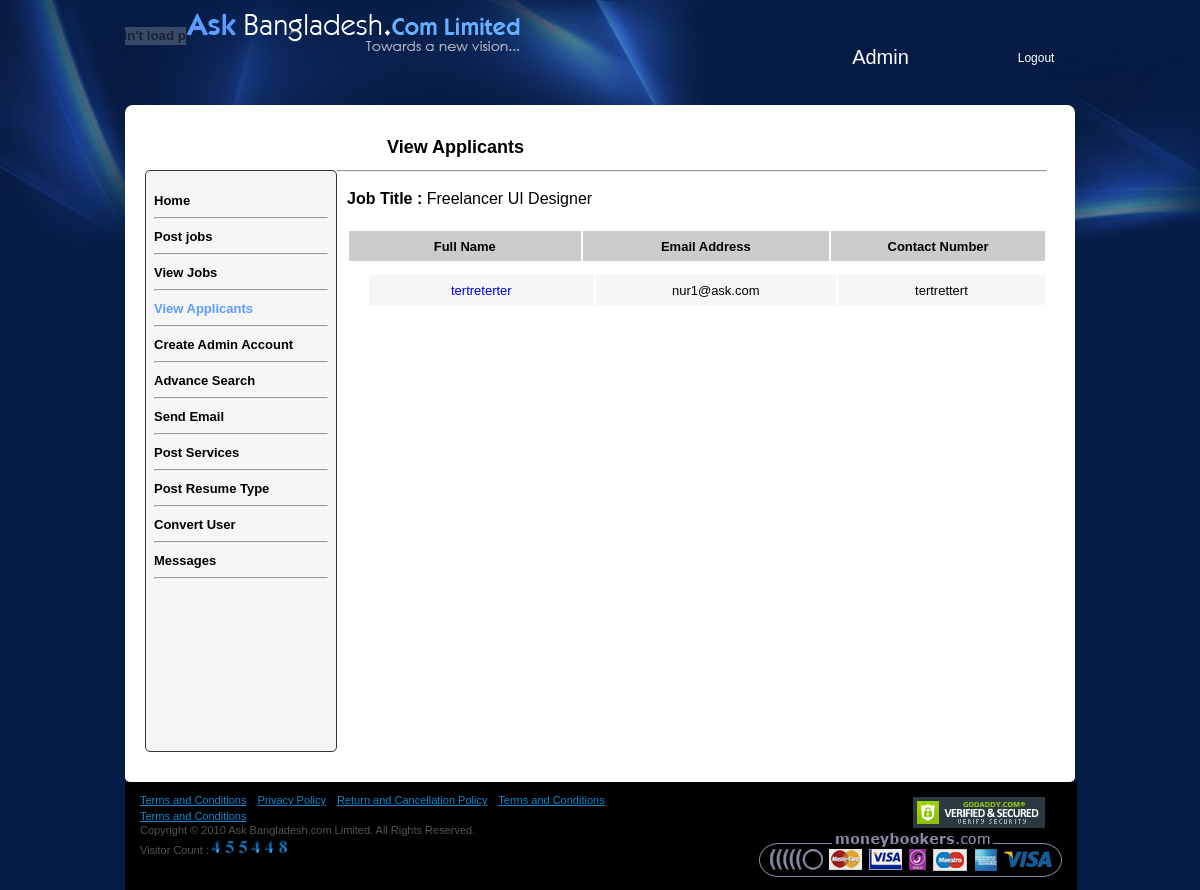
/admins/show_applicant.php?id=94 (signed in), run on the app's committed database.
### tables this page shows
CREATE TABLE `jobinformation` (
  `jobinformation_id` int(11) unsigned NOT NULL auto_increment COMMENT 'job id',
  `company_id` int(11) NOT NULL default '0',
  `admin_id` int(11) NOT NULL default '0',
  `job_title` varchar(256) NOT NULL,
  `job_vacancies` int(11) default NULL,
  `job_description` text,
  `educational_requirements` text,
  `experience_requirements` text,
  `additional_requirements` text,
  `salary_range` varchar(50) default NULL,
  `other_benefits` text,
  `job_source` varchar(256) default NULL,
  `job_location` varchar(256) default NULL,
  `apply_instruction` text,
  `entry_date` date NOT NULL,
  `posting_date` date NOT NULL,
  `expr_date` date NOT NULL,
  `remark` varchar(256) default NULL,
  `status` tinyint(1) NOT NULL,
  PRIMARY KEY  (`jobinformation_id`)
);

CREATE TABLE `jobapply` (
  `jobapply_id` int(10) unsigned NOT NULL auto_increment,
  `jobinformation_id` int(10) default NULL,
  `resume_id` int(10) default NULL,
  `apply_date` varchar(20) default NULL,
  PRIMARY KEY  (`jobapply_id`)
);

CREATE TABLE `resume` (
  `resume_id` int(11) unsigned NOT NULL auto_increment COMMENT 'resume id',
  `email` varchar(256) NOT NULL,
  `password` varchar(100) NOT NULL default '0',
  `resume_type` int(5) NOT NULL default '0',
  `alt_email` varchar(256) default NULL,
  `full_name` varchar(100) NOT NULL,
  `father_name` varchar(200) default NULL,
  `mother_name` varchar(200) default NULL,
  `gender` varchar(20) NOT NULL,
  `birthday` varchar(50) default NULL,
  `nationality` varchar(200) default NULL,
  `present_address` text,
  `contact_number` varchar(30) default NULL,
  `home_phone` varchar(30) default NULL,
  `country_name` varchar(100) default NULL,
  `position_preference` varchar(50) default NULL,
  `career_summary` longtext,
  `other_qualifications` longtext,
  `picture` varchar(255) default NULL,
  `status` tinyint(1) default '0',
  `city` varchar(256) default NULL,
  `occupation` varchar(256) default NULL,
  PRIMARY KEY  (`resume_id`)
);

### admins/show_applicant.php (the view, shortened to what this page needs)
<?php
$query = mysql_query("SELECT full_name FROM admin WHERE admin_id = '{$_SESSION['admin_id']}' ");
$admin = mysql_fetch_array($query);
 ?>
<!DOCTYPE html PUBLIC "-//W3C//DTD XHTML 1.0 Transitional//EN" "http://www.w3.org/TR/xhtml1/DTD/xhtml1-transitional.dtd">
<html xmlns="http://www.w3.org/1999/xhtml">
<head>
<link rel="stylesheet" type="text/css" href="../stylesheets/app.css" />
</head>
<body>
<div id="container-body">
  <div id="header">
    <div class="hader_left"> <a href="http://www.askbangladesh.com/">
      <div class="logo">
        <embed src="images/final-logo-animation.swf" quality="high" pluginspage="http://www.macromedia.com/go/getflashplayer" play="true" loop="true" scale="showall" wmode="transparent" devicefont="false" bgcolor="#051b45" name="final-logo-animation" menu="true" allowfullscreen="false" allowscriptaccess="sameDomain" salign="" type="application/x-shockwave-flash" width="61" align="middle" height="61"> </embed>
      </div>
      <img src="images/askbangladesh-logo.png" /></a>
    </div>
    <div class="hader_right">
      <div class="login">
        <?php include("header.php");?>
      </div>
    </div>
  </div>
  <div id="mainbody">
    <div id="admin">
      <div class="left-menu">
        <ul>
          <li><a href="home.php" >Home</a></li>
          <li>
            <hr />
          </li>
          <li><a href="postjobs.php" >Post jobs</a></li>
          <li>
            <hr />
          </li>
          <li><a href="all_jobs.php" >View Jobs</a></li>
          <li>
            <hr />
          </li>
          <li><a href="all_applicants.php" class="active">View Applicants</a></li>
          <li>
            <hr />
          </li>
          <li><a href="signup_login.php" >Create Admin Account</a></li>
          <li>
            <hr />
          </li>
        <li><a href="search.php" >Advance Search</a></li>
        <li><hr />
        </li>
        <li><a href="email.php" >Send Email</a></li>
        <li><hr /></li>
        <li><a href="post_service.php" >Post Services</a></li>
        <li><hr /></li>
         <li><a href="postresume_type.php" >Post Resume Type</a></li>
        <li><hr /></li>
        <li><a href="reset_pass.php" >Convert User</a></li>
        <li><hr /></li>
       <li><a href="messages.php" >Messages</a></li>
        <li><hr /></li>
        </ul>
      </div>
      <div class="admin-body">
        <h1><strong>View Applicants</strong></h1>
        <hr />
        <div class="work-admin">
          <?php
	   $jobs = mysql_query("SELECT job_title FROM jobinformation
WHERE jobinformation_id = '{$_GET['id']}'");
$job_title = mysql_fetch_array($jobs);
	   ?>
          <strong>Job Title : </strong> <span><?php echo $job_title['job_title'];?></span>
          <table>
          	<tr >
              <td width="229" height="15" align="center"></td>
              <td width="244" align="center"></td>
              <td width="211" align="center"></td>
            </tr>
            <tr bgcolor="#cccccc">
              <td width="229" height="26" align="center"><strong>Full Name</strong></td>
              <td width="244" align="center"><strong>Email Address</strong></td>
              <td width="211" align="center"><strong>Contact Number</strong></td>
            </tr>
          </table>
          <div class="work-admin-scroll">
            <table>
              <?php
	  	 $applicant = mysql_query("SELECT * FROM jobapply
INNER JOIN resume ON jobapply.resume_id = resume.resume_id
INNER JOIN jobinformation ON jobapply.jobinformation_id = jobinformation.jobinformation_id
WHERE jobinformation.jobinformation_id = '{$_GET['id']}'");
 while($app = mysql_fetch_array($applicant)){
		echo '<tr bgcolor="#f5f6f5">';
			echo '<td width="229" height="26" align="center"><a href="javascript:makeRequest('."'file.php?id=".$app['resume_id']."'".')">'.$app['full_name'].'</a></td>';
			echo '<td width="244" align="center">'.$app['email'].'</td>';
			echo '<td width="211" align="center">'.$app['contact_number'].'</td>';
	 echo '</tr>';
	}
	  ?>
            </table>
          </div>
        </div>
      </div>
    </div>
  </div>
  <div class="footer">
    <div class="footer_resize">
      <p class="leftt"> <a href="http://www.askbangladesh.com/cms/index/terms-and-conditions">Terms and Conditions</a> <a href="http://www.askbangladesh.com/cms/index/privacy-policy">Privacy Policy</a> <a href="http://www.askbangladesh.com/cms/index/return-and-cancellation-policy">Return and Cancellation Policy</a> <a href="http://www.askbangladesh.com/cms/index/hosting-paid-terms-and-conditions">Terms and Conditions</a> <a href="http://www.askbangladesh.com/cms/index/hosting-free-terms-and-conditions">Terms and Conditions</a> <br>
        Copyright © 2010 Ask Bangladesh.com Limited. All Rights Reserved.<br>
        Visitor Count :<img src="images/counter.gif" alt="Ask Bangladesh hit counters" width="80" border="0" height="15"></p>
      <p class="rightt"> <img style="cursor: pointer;" src="images/siteseal_gd_3_h_d_m.gif" onclick="verifySeal();" width="132" height="31"><br>
        <a style="font-family: arial; font-size: 9px; display: none;" href="http://www.godaddy.com/ssl/ssl-certificates.aspx" target="_blank">SSL Certificates</a> </p>
      <p class="rightt"><a href="#"><img src="images/paypal.jpg" alt="paypal logo" width="303" border="0" height="45"></a></p>
    </div>
  </div>
</div>
</body>
</html>

### admins/header.php
<table width="392">
          <tr>
            <td width="6" class="login-text2"></td>
            <td width="17">&nbsp;</td>
            <td width="34" class="login-text2"></td>
            <td width="265">&nbsp;</td>
            <td width="46">&nbsp;</td>
          </tr>
          <tr>
            <td height="47">&nbsp;</td>
            <td>&nbsp;</td>
            <td align="center" valign="middle">&nbsp;</td>
            <td  class="admin-text" align="center"><a href="home.php" ><?php echo $admin['full_name'];?></a></td>
            <td class="logout-admin"><a href="logout.php">Logout</a></td>
          </tr>
        </table>

### stylesheets/app.css (style rules this page uses)
body { background:#051b45 url(../images/main_bg.jpg) top no-repeat; margin:0px; padding:0px; }
#container-body { margin:auto; width:950px; font-family:Verdana, Geneva, sans-serif; position:relative; }
a { text-decoration:none; }
h1 { font-size:18px; }
.logo { float:left; }
#header { padding:5px 0px 0px 0px; height:100px; }
.hader_left { float:left; }
.hader_right { float:right; color:#FFF; width:400px; margin:2px 0px 0px 0px; }
.login-text2 { font-weight:bold; position:relative; font-size:11px; color:#FFF; }
.login { margin:5px 0px; font-size:13px; }
#mainbody { background:#FFF; padding:10px 15px; -webkit-border-bottom-right-radius: 5px; -webkit-border-bottom-left-radius: 5px; -webkit-border-top-right-radius: 5px; -webkit-border-top-left-radius: 5px; -khtml-border-radius-bottomright: 5px; -khtml-border-radius-bottomleft: 5px; -khtml-border-radius-topright: 5px; -khtml-border-radius-topleft: 5px; -moz-border-radius-bottomright: 5px; -moz-border-radius-bottomleft: 5px; -moz-border-radius-topright: 5px; -moz-border-radius-topleft: 5px; border-bottom-right-radius: 5px; border-bottom-left-radius: 5px; border-top-right-radius: 5px; border-top-left-radius: 5px; }
#admin { padding:10px 5px; min-height:350px; margin:0px 0px 10px 0px; }
.left-menu { background:#f5f6f5; border:#333 solid 1px; float:left; width:190px; min-height:580px; margin:45px 0px 0px 0px; }
.left-menu ul { margin:20px 0px; padding:0px; }
.left-menu li { list-style:none; padding:0px 8px; }
.work-admin td { background:; }
.work-admin { padding:10px 0px 0px 10px; }
.work-admin-scroll { padding:10px 0px 0px 20px; max-height:500px; overflow:scroll; }
.left-menu ul li a { color:#000; font-size:13px; font-weight:bold; }
.left-menu ul li .active { color:#5b9dff; }
.admin-body td { font-size:13px; padding:2px; }
.admin-text a { font-size:20px; color:#FFF; }
.admin-body { float:left; width:710px; }
.admin-body h1 { margin-left:50px; }
.logout-admin a { color:#FFF; font-size:12px; }
.footer { background:#000000; }
.footer_resize { width:952px; margin:0 auto; padding:10px 0 10px 0; background-color: #000000; }
.footer a { font:normal 11px Arial, Helvetica, sans-serif; color:#1387ca; text-decoration:underline; padding:0 8px 0 0; margin:0; }
.footer p.leftt { text-align:left; width:50%; margin:0; padding:0 0 0 15px; float:left; }
.footer p.rightt { text-align:right; width:30%; margin:0; padding:5px 32px 0 0; ; float:right; }
.footer p { font:normal 11px Arial, Helvetica, sans-serif; color:#535353; line-height:1.6em; }

### data on the page
jobinformation: job_title "Freelancer UI Designer"
jobapply: resume.full_name "tertreterter", resume.email "nur1@ask.com", resume.contact_number "tertrettert"

### other printed values
$admin['full_name'] "Admin"
